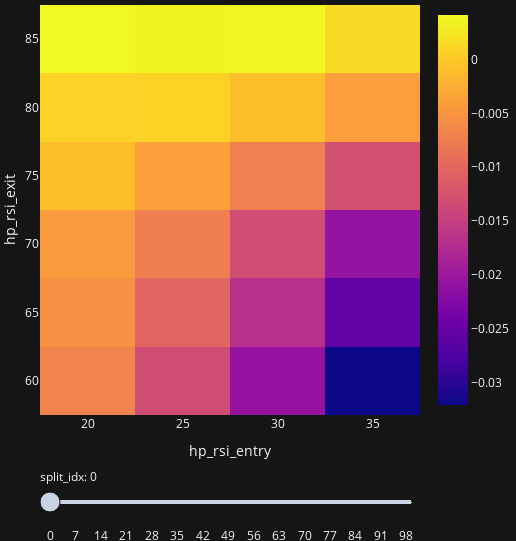

Notebook source saved alongside this figure:
### Code cell
mean = (
    pf.total_return()
    .groupby(level=["hp_rsi_exit", "hp_rsi_entry", "split_idx"])
    .mean()
)
fig = mean.vbt.heatmap(
    x_level="hp_rsi_entry", y_level="hp_rsi_exit", slider_level="split_idx"
)
fig.show()
